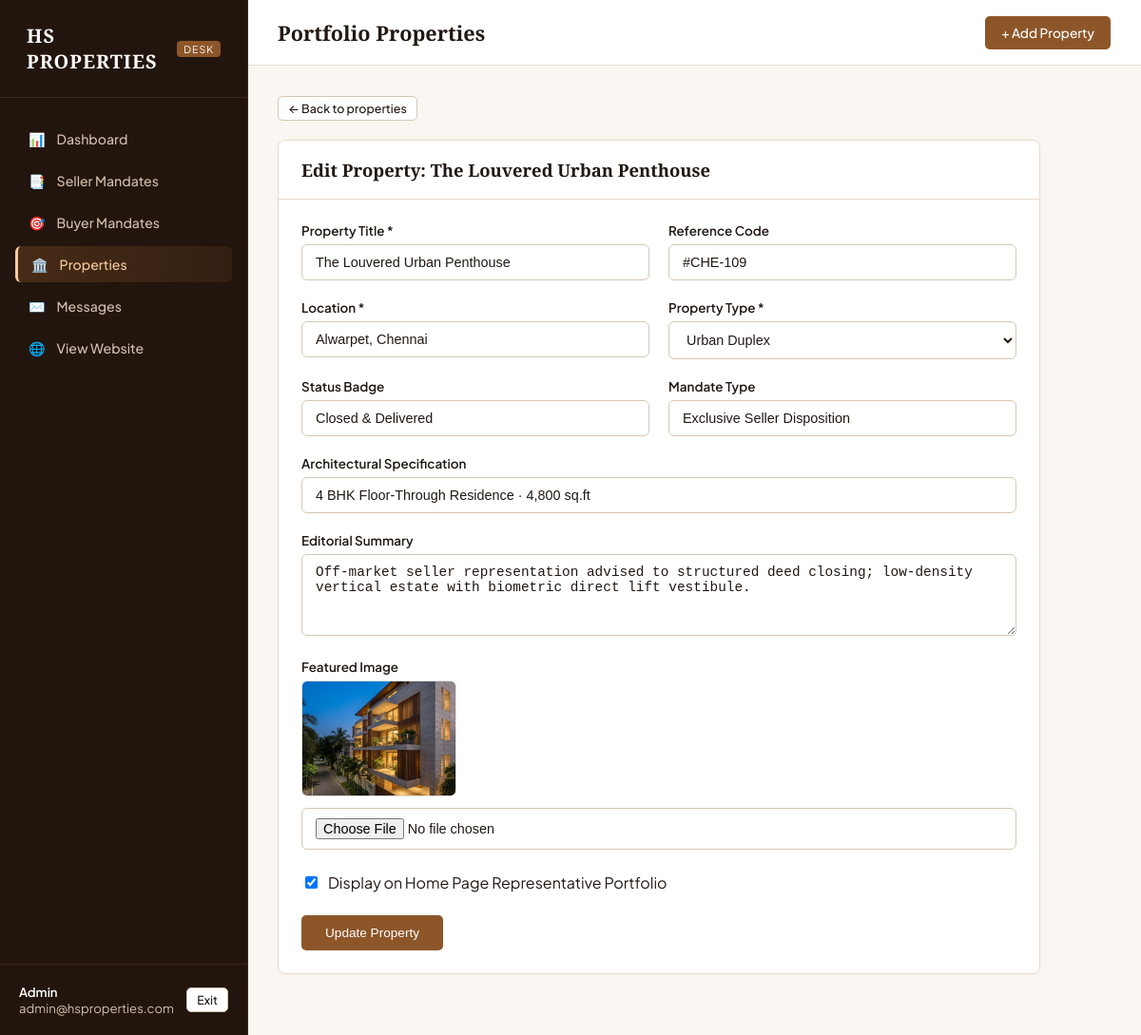
Page /admin/properties.php?action=edit&id=2 (signed in) on the committed database.
### tables this page shows
CREATE TABLE IF NOT EXISTS `properties` (
  `id`            INT UNSIGNED    NOT NULL AUTO_INCREMENT,
  `reference`     VARCHAR(30)     NOT NULL,
  `status`        VARCHAR(60)     NOT NULL DEFAULT 'Active',
  `location`      VARCHAR(255)    NOT NULL,
  `title`         VARCHAR(255)    NOT NULL,
  `mandate`       VARCHAR(255)    NULL DEFAULT NULL,
  `spec`          VARCHAR(255)    NULL DEFAULT NULL,
  `summary`       TEXT            NULL DEFAULT NULL,
  `type`          VARCHAR(80)     NULL DEFAULT NULL,
  `image`         VARCHAR(500)    NULL DEFAULT NULL,
  `image_alt`     VARCHAR(500)    NULL DEFAULT NULL,
  `is_portfolio`  TINYINT(1)      NOT NULL DEFAULT 0,
  `is_active`     TINYINT(1)      NOT NULL DEFAULT 1,
  `sort_order`    INT             NOT NULL DEFAULT 0,
  `created_at`    DATETIME        NOT NULL DEFAULT CURRENT_TIMESTAMP,
  `updated_at`    DATETIME        NOT NULL DEFAULT CURRENT_TIMESTAMP ON UPDATE CURRENT_TIMESTAMP,
  PRIMARY KEY (`id`),
  UNIQUE KEY `uq_properties_reference` (`reference`),
  INDEX `idx_properties_portfolio` (`is_portfolio`, `is_active`, `sort_order`)
);

### backend/Database.php (called while the page is built, shortened)
<?php
class Database
{
    private static ?Database $instance = null;
    private PDO $pdo;
    private function __construct(array $config)
    {
        $dsn = sprintf(
            'mysql:host=%s;port=%s;dbname=%s;charset=utf8mb4',
            $config['host'],
            $config['port'],
            $config['name']
        );
        $this->pdo = new PDO($dsn, $config['user'], $config['pass'], [
            PDO::ATTR_ERRMODE            => PDO::ERRMODE_EXCEPTION,
            PDO::ATTR_DEFAULT_FETCH_MODE => PDO::FETCH_ASSOC,
            PDO::ATTR_EMULATE_PREPARES   => false,
            PDO::MYSQL_ATTR_INIT_COMMAND => "SET NAMES 'utf8mb4'",
        ]);
    }
    public static function getInstance(?array $config = null): self
    {
        if (self::$instance === null) {
            self::$instance = new self($config);
        }
        return self::$instance;
    }
    public function query(string $sql, array $params = []): PDOStatement
    {
        $stmt = $this->pdo->prepare($sql);
        $stmt->execute($params);
        return $stmt;
    }
    public function fetchAll(string $sql, array $params = []): array
    {
        return $this->query($sql, $params)->fetchAll();
    }
    public function fetchOne(string $sql, array $params = []): ?array
    {
        $row = $this->query($sql, $params)->fetch();
        return $row ?: null;
    }
}

### backend/models/Property.php (called while the page is built, shortened)
<?php
class Property
{
    private Database $db;
    public function __construct()
    {
        $this->db = Database::getInstance();
    }
    public function getAll(array $filters = [], int $page = 1, int $perPage = 20): array
    {
        $where  = ['1=1'];
        $params = [];
        $whereClause = implode(' AND ', $where);
        $offset      = ($page - 1) * $perPage;
        $total = $this->db->fetchColumn(
            "SELECT COUNT(*) FROM `properties` WHERE $whereClause",
            $params
        );
        $rows = $this->db->fetchAll(
            "SELECT * FROM `properties` WHERE $whereClause ORDER BY `sort_order` ASC, `created_at` DESC LIMIT $perPage OFFSET $offset",
            $params
        );
        return [
            'data'       => $rows,
            'total'      => (int) $total,
            'page'       => $page,
            'per_page'   => $perPage,
            'total_pages' => (int) ceil($total / $perPage),
        ];
    }
    public function find(int $id): ?array
    {
        return $this->db->fetchOne(
            'SELECT * FROM `properties` WHERE `id` = :id',
            ['id' => $id]
        );
    }
}

### includes/config.php (called while the page is built, shortened)
<?php
function url(string $path = ''): string
{
    return BASE_URL . '/' . ltrim($path, '/');
}
function e(?string $value): string
{
    return htmlspecialchars((string) $value, ENT_QUOTES | ENT_SUBSTITUTE, 'UTF-8');
}

### admin/properties.php (the view, shortened to what this page needs)
<?php
require_once __DIR__ . '/../backend/bootstrap.php';
require_once __DIR__ . '/../backend/models/Property.php';
$model = new Property();
$action = $_GET['action'] ?? 'list';
$id     = isset($_GET['id']) ? (int)$_GET['id'] : null;
$editItem = ($action === 'edit' && $id) ? $model->find($id) : null;
$search = $_GET['search'] ?? '';
$page   = isset($_GET['page']) ? (int)$_GET['page'] : 1;
$list   = $model->getAll(['search' => $search], $page, 20);
include __DIR__ . '/header.php';
?>
<?php if ($action === 'create' || ($action === 'edit' && $editItem)): ?>
  <div style="margin-bottom: 20px;">
    <a href="<?= e(url('admin/properties.php')) ?>" class="btn-admin btn-admin--sm btn-admin--secondary">&larr; Back to properties</a>
  </div>
  <div class="admin-card" style="max-width: 800px;">
    <div class="admin-card__header">
      <h2 class="admin-card__title"><?= $action === 'create' ? 'Add New Property' : 'Edit Property: ' . e($editItem['title']) ?></h2>
    </div>
    <div style="padding: 24px;">
      <form method="post" enctype="multipart/form-data" action="<?= e(url('admin/properties.php?action=' . $action . ($id ? '&id=' . $id : ''))) ?>">
        <div style="display: grid; grid-template-columns: 1fr 1fr; gap: 20px;">
          <div class="admin-form-group">
            <label for="title">Property Title *</label>
            <input type="text" id="title" name="title" class="admin-input" required value="<?= e($editItem['title'] ?? '') ?>" placeholder="The Sandstone Pavilion Villa">
          </div>
          <div class="admin-form-group">
            <label for="reference">Reference Code</label>
            <input type="text" id="reference" name="reference" class="admin-input" value="<?= e($editItem['reference'] ?? '') ?>" placeholder="#BLR-402">
          </div>
        </div>
        <div style="display: grid; grid-template-columns: 1fr 1fr; gap: 20px;">
          <div class="admin-form-group">
            <label for="location">Location *</label>
            <input type="text" id="location" name="location" class="admin-input" required value="<?= e($editItem['location'] ?? '') ?>" placeholder="Whitefield, Bengaluru">
          </div>
          <div class="admin-form-group">
            <label for="type">Property Type *</label>
            <select name="type" id="type" class="admin-select" required>
              <option value="Urban Duplex" <?= ($editItem['type'] ?? '') === 'Urban Duplex' ? 'selected' : '' ?>>Urban Duplex</option>
            </select>
          </div>
        </div>
        <div style="display: grid; grid-template-columns: 1fr 1fr; gap: 20px;">
          <div class="admin-form-group">
            <label for="status">Status Badge</label>
            <input type="text" id="status" name="status" class="admin-input" value="<?= e($editItem['status'] ?? 'Sold & Concluded') ?>" placeholder="Sold & Concluded / Landmark Sale">
          </div>
          <div class="admin-form-group">
            <label for="mandate">Mandate Type</label>
            <input type="text" id="mandate" name="mandate" class="admin-input" value="<?= e($editItem['mandate'] ?? 'Buyer Representation & Acquisition') ?>" placeholder="Buyer Representation & Acquisition">
          </div>
        </div>
        <div class="admin-form-group">
          <label for="spec">Architectural Specification</label>
          <input type="text" id="spec" name="spec" class="admin-input" value="<?= e($editItem['spec'] ?? '') ?>" placeholder="4 BHK Cantilevered Residence · 8,200 sq.ft Grounds">
        </div>
        <div class="admin-form-group">
          <label for="summary">Editorial Summary</label>
          <textarea id="summary" name="summary" rows="4" class="admin-textarea" placeholder="Discreet acquisition advisory completed for private family office..."><?= e($editItem['summary'] ?? '') ?></textarea>
        </div>
        <div class="admin-form-group">
          <label for="image">Featured Image</label>
          <?php if (!empty($editItem['image'])): ?>
            <div style="margin-bottom: 8px;">
              <img src="<?= e(url($editItem['image'])) ?>" alt="Preview" style="max-height: 120px; border-radius: 6px; border: 1px solid #ddd;">
            </div>
          <?php endif; ?>
          <input type="file" id="image" name="image" class="admin-input" accept="image/*">
        </div>
        <div style="display: flex; gap: 24px; align-items: center; margin: 24px 0;">
          <label style="display: flex; align-items: center; gap: 8px; cursor: pointer;">
            <input type="checkbox" name="is_portfolio" value="1" <?= (!isset($editItem) || $editItem['is_portfolio']) ? 'checked' : '' ?>>
            <span>Display on Home Page Representative Portfolio</span>
          </label>
        </div>
        <button type="submit" class="btn-admin btn-admin--primary" style="padding: 10px 24px;">
          <?= $action === 'create' ? 'Save and Publish' : 'Update Property' ?>
        </button>
      </form>
    </div>
  </div>
<?php endif; ?>
<?php include __DIR__ . '/footer.php'; ?>

### css/variables.css (style rules this page uses)
:root { --c-surface-lowest: #ffffff; --c-surface: #faf6f1; --c-background: #fbf8f4; --c-surface-low: #f3ebe2; --c-surface-container: #ece2d6; --c-surface-high: #e5d7ca; --c-surface-highest: #ddcdbd; --c-surface-dim: #d1c0ae; --c-on-surface: #221813; --c-on-surface-variant: #58473c; --c-on-primary: #ffffff; --c-primary: #140b06; --c-primary-container: #22150d; --c-primary-variant: #543725; --c-primary-fixed: #ebdacf; --c-primary-fixed-dim: #d3beaf; --c-on-primary-container: #bca08d; --c-secondary: #8d5629; --c-secondary-container: #f5cb9d; --c-secondary-dim: #e6b380; --c-secondary-light: #fde2c5; --c-secondary-deep: #593213; --c-tertiary-accent: #a86934; --c-outline: #7d6e62; --c-outline-variant: #c8b9ab; --c-hairline: #e2d6c8; --c-hairline-dark: rgba(245, 203, 157, 0.14); --c-error: #ba1a1a; --c-error-container: #ffdad6; --c-on-error-container: #93000a; --c-success: #3f6b4f; --c-champagne-a12: rgba(245, 203, 157, 0.14); --c-champagne-a20: rgba(245, 203, 157, 0.22); --c-champagne-a30: rgba(245, 203, 157, 0.32); --c-champagne-a35: rgba(245, 203, 157, 0.38); --c-bronze-a50: rgba(141, 86, 41, 0.5); --c-sand-50: #faf6f1; --c-sand-100: #f5ece3; --c-sand-200: #e7dbcc; --c-sand-300: #d7c6b4; --c-sand-400: #b39e8a; --c-sand-700: #594637; --c-sand-900: #221813; --c-champagne-300: #ebd0af; --c-champagne-400: #dfb382; --c-champagne-500: #c58f50; --c-champagne-600: #a36f34; --c-noir: #180e08; --c-ink: #26150c; --g-champagne-text: linear-gradient( 90deg, var(--c-secondary-light) 0%, var(--c-secondary-container) 50%, var(--c-secondary-dim) 100% ); --g-hero-horizontal: linear-gradient( to right, rgba(28, 17, 10, 0.78) 0%, rgba(28, 17, 10, 0.52) 38%, rgba(28, 17, 10, 0.15) 62%, transparent 82% ); --g-hero-vertical: linear-gradient( to top, rgba(28, 17, 10, 0.85) 0%, rgba(28, 17, 10, 0.2) 20%, transparent 45%, rgba(28, 17, 10, 0.25) 100% ); --font-display: "Playfair Display", "Iowan Old Style", Georgia, serif; --font-body: "Plus Jakarta Sans", -apple-system, BlinkMacSystemFont, "Segoe UI", Roboto, Helvetica, Arial, sans-serif; --t-display-hero-size: 56px; --t-display-hero-lh: 64px; --t-display-hero-ls: -0.02em; --t-display-hero-weight: 400; --t-headline-lg-size: 40px; --t-headline-lg-lh: 48px; --t-headline-lg-ls: -0.01em; --t-headline-lg-weight: 400; --t-headline-md-size: 28px; --t-headline-md-lh: 36px; --t-headline-md-ls: 0; --t-headline-md-weight: 500; --t-headline-sm-size: 20px; --t-headline-sm-lh: 28px; --t-headline-sm-ls: -0.01em; --t-headline-sm-weight: 600; --t-body-lg-size: 18px; --t-body-lg-lh: 28px; --t-body-md-size: 15px; --t-body-md-lh: 24px; --t-body-sm-size: 13px; --t-body-sm-lh: 20px; --t-label-md-size: 14px; --t-label-md-lh: 20px; --t-label-md-weight: 500; --t-label-sm-size: 12px; --t-label-sm-lh: 16px; --t-label-sm-weight: 500; --t-eyebrow-size: 11px; --t-eyebrow-lh: 16px; --t-eyebrow-ls: 0.12em; --t-eyebrow-weight: 600; --s-xs: 0.25rem; --s-sm: 0.5rem; --s-md: 1rem; --s-lg: 1.5rem; --s-xl: 2.5rem; --s-2xl: 4rem; --s-3xl: 6rem; --container-max: 1360px; --gutter: 1.5rem; --page-margin: 4rem; --header-height: 5rem; --section-py: var(--s-3xl); --r-sm: 0.125rem; --r-md: 0.25rem; --r-lg: 0.5rem; --r-xl: 0.75rem; --r-pill: 999px; --shadow-sm: 0 1px 2px rgba(0, 0, 0, 0.06); --shadow-md: 0 8px 24px -10px rgba(0, 0, 0, 0.18); --shadow-lg: 0 20px 45px -12px rgba(0, 0, 0, 0.28); --shadow-dark-lift: 0 20px 40px -15px rgba(0, 0, 0, 0.45), 0 0 24px -2px var(--c-champagne-a12); --glow-champagne: 0 0 15px var(--c-champagne-a35); --glow-navy: 0 0 20px rgba(32, 22, 18, 0.4); --ease-out-expo: cubic-bezier(0.16, 1, 0.3, 1); --ease-architectural: cubic-bezier(0.25, 1, 0.5, 1); --ease-standard: cubic-bezier(0.4, 0, 0.2, 1); --d-fast: 200ms; --d-base: 300ms; --d-slow: 400ms; --d-reveal: 850ms; --d-image: 700ms; --z-header: 50; --z-drawer: 60; --z-overlay: 55; }

### rows in the picture
properties: title "The Louvered Urban Penthouse", reference "#CHE-109", location "Alwarpet, Chennai", type "Urban Duplex", status "Closed & Delivered", mandate "Exclusive Seller Disposition", spec "4 BHK Floor-Through Residence · 4,800 sq.ft", summary "Off-market seller representation advised to structured deed closing; low-density vertical estate with biometric direct lift vestibule.", image (picture), is_portfolio "☑"

### other values in the picture
$user['name'] "Admin"
$user['email'] "admin@hsproperties.com"
$adminTitle "Portfolio Properties"
